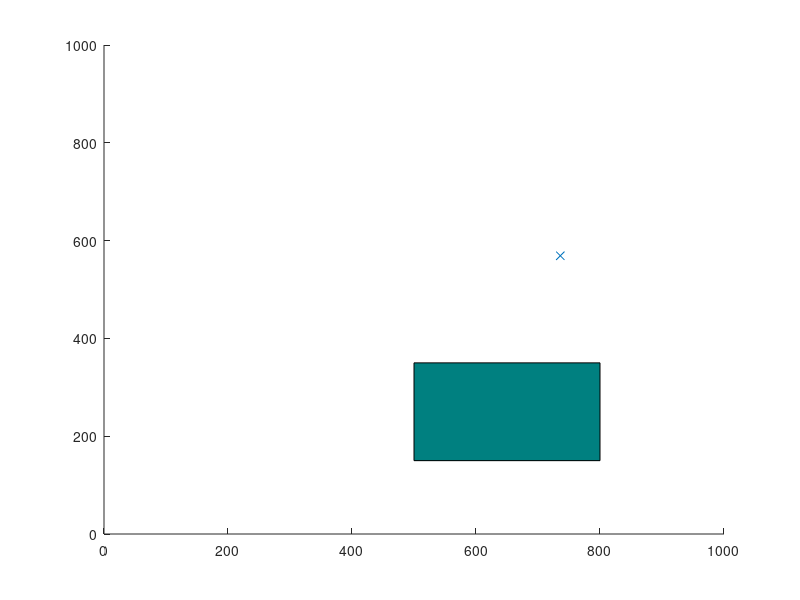

Reproduce this figure in MATLAB. (Note: this script raises an error after producing the figure.)
% RRT* algorithm in 2D with collision avoidance.
% 
% Author: Sai Vemprala
% 
% nodes:    Contains list of all explored nodes. Each node contains its
%           coordinates, cost to reach and its parent.
% 
% Brief description of algorithm: 
% 1. Pick a random node q_rand.
% 2. Find the closest node q_near from explored nodes to branch out from, towards
%    q_rand.
% 3. Steer from q_near towards q_rand: interpolate if node is too far away, reach
%    q_new. Check that obstacle is not hit.
% 4. Update cost of reaching q_new from q_near, treat it as Cmin. For now,
%    q_near acts as the parent node of q_new.
% 5. From the list of 'visited' nodes, check for nearest neighbors with a 
%    given radius, insert in a list q_nearest.
% 6. In all members of q_nearest, check if q_new can be reached from a
%    different parent node with cost lower than Cmin, and without colliding
%    with the obstacle. Select the node that results in the least cost and 
%    update the parent of q_new.
% 7. Add q_new to node list.
% 8. Continue until maximum number of nodes is reached or goal is hit.

clearvars
close all

x_max = 1000;
y_max = 1000;
obstacle = [500,150,300,200]; % The obstacle is defined as [x, y, width, height]
EPS = 20;
numNodes = 3000;        

q_start.coord = [0 0];
q_start.cost = 0;
q_start.parent = 0;
q_goal.coord = [999 999];
q_goal.cost = 0;

nodes(1) = q_start;
figure(1)
axis([0 x_max 0 y_max])
rectangle('Position',obstacle,'FaceColor',[0 .5 .5])
hold on

for i = 1:1:numNodes
    q_rand = [floor(rand(1)*x_max) floor(rand(1)*y_max)];
    plot(q_rand(1), q_rand(2), 'x', 'Color',  [0 0.4470 0.7410])
    
    % Break if goal node is already reached
    for j = 1:1:length(nodes)
        if nodes(j).coord == q_goal.coord
            break
        end
    end
    
    % Pick the closest node from existing list to branch out from
    ndist = [];
    for j = 1:1:length(nodes)
        n = nodes(j);
        tmp = dist(n.coord, q_rand);
        ndist = [ndist tmp];
    end
    [val, idx] = min(ndist);
    q_near = nodes(idx);
    
    q_new.coord = steer(q_rand, q_near.coord, val, EPS);
    if noCollision(q_rand, q_near.coord, obstacle)
        line([q_near.coord(1), q_new.coord(1)], [q_near.coord(2), q_new.coord(2)], 'Color', 'k', 'LineWidth', 2);
        drawnow
        hold on
        q_new.cost = dist(q_new.coord, q_near.coord) + q_near.cost;
        
        % Within a radius of r, find all existing nodes
        q_nearest = [];
        r = 60;
        neighbor_count = 1;
        for j = 1:1:length(nodes)
            if noCollision(nodes(j).coord, q_new.coord, obstacle) && dist(nodes(j).coord, q_new.coord) <= r
                q_nearest(neighbor_count).coord = nodes(j).coord;
                q_nearest(neighbor_count).cost = nodes(j).cost;
                neighbor_count = neighbor_count+1;
            end
        end
        
        % Initialize cost to currently known value
        q_min = q_near;
        C_min = q_new.cost;
        
        % Iterate through all nearest neighbors to find alternate lower
        % cost paths
        
        for k = 1:1:length(q_nearest)
            if noCollision(q_nearest(k).coord, q_new.coord, obstacle) && q_nearest(k).cost + dist(q_nearest(k).coord, q_new.coord) < C_min
                q_min = q_nearest(k);
                C_min = q_nearest(k).cost + dist(q_nearest(k).coord, q_new.coord);
                line([q_min.coord(1), q_new.coord(1)], [q_min.coord(2), q_new.coord(2)], 'Color', 'g');                
                hold on
            end
        end
        
        % Update parent to least cost-from node
        for j = 1:1:length(nodes)
            if nodes(j).coord == q_min.coord
                q_new.parent = j;
            end
        end
        
        % Append to nodes
        nodes = [nodes q_new];
    end
end

D = [];
for j = 1:1:length(nodes)
    tmpdist = dist(nodes(j).coord, q_goal.coord);
    D = [D tmpdist];
end

% Search backwards from goal to start to find the optimal least cost path
[val, idx] = min(D);
q_final = nodes(idx);
q_goal.parent = idx;
q_end = q_goal;
nodes = [nodes q_goal];
while q_end.parent ~= 0
    start = q_end.parent;
    line([q_end.coord(1), nodes(start).coord(1)], [q_end.coord(2), nodes(start).coord(2)], 'Color', 'r', 'LineWidth', 2);
    hold on
    q_end = nodes(start);
end


